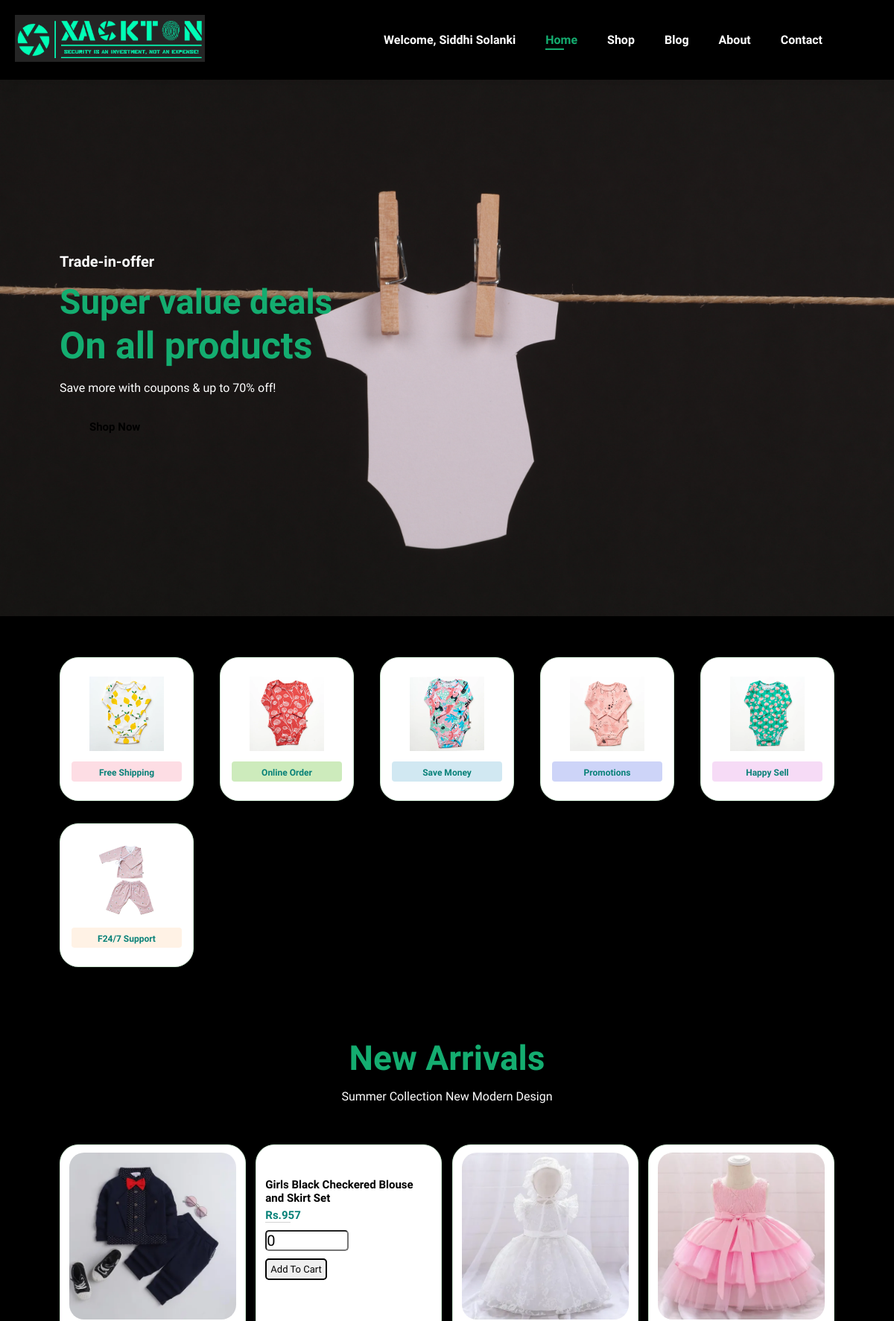
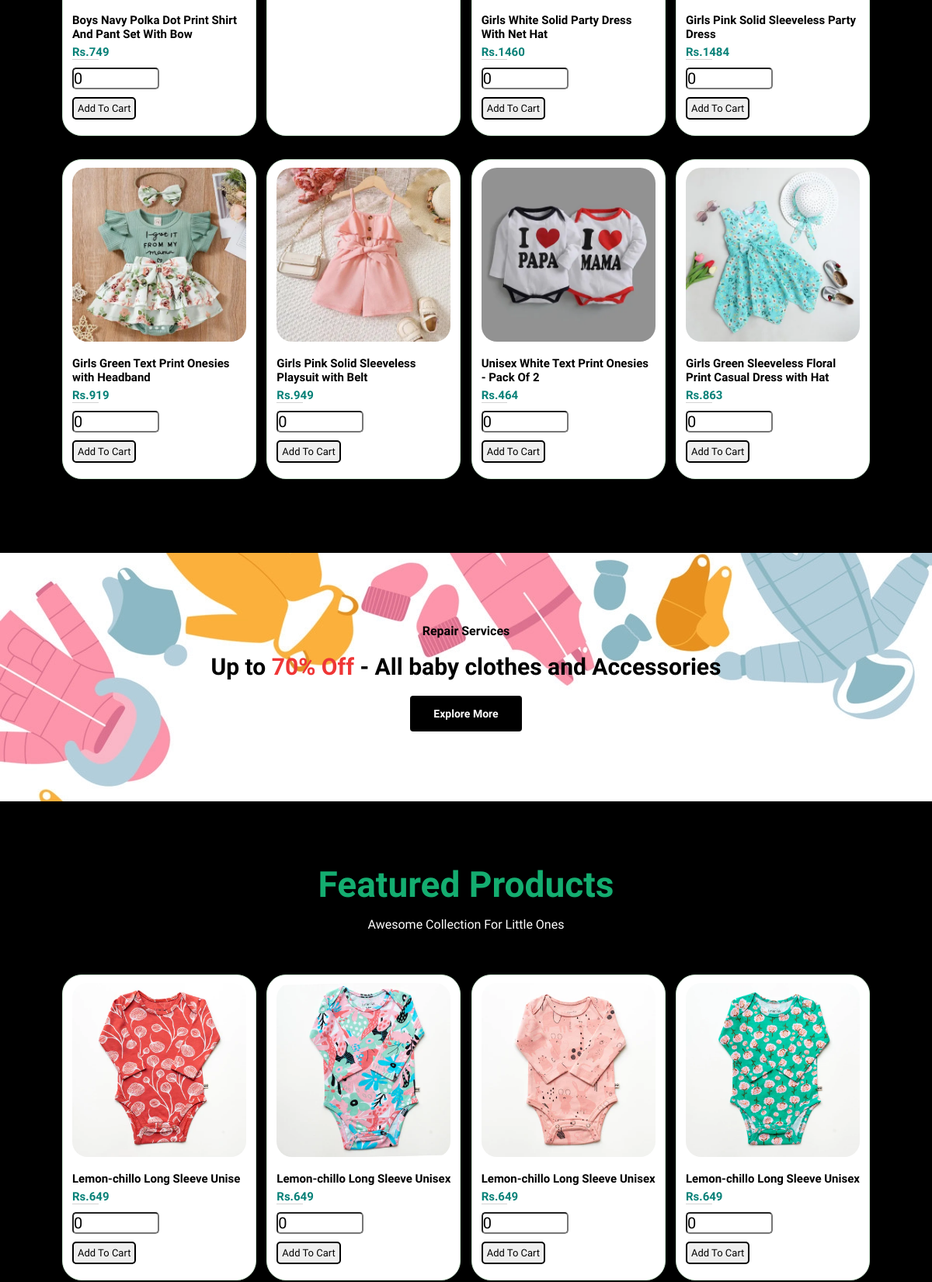
Page /index.php (signed in, upper part) on the committed database (2 pictures, top to bottom).
### tables this page shows
CREATE TABLE `users` (
  `uname` varchar(250) NOT NULL,
  `pwd` varchar(10) NOT NULL,
  `name` varchar(250) NOT NULL,
  `contact_no` varchar(10) NOT NULL,
  `email_id` varchar(250) NOT NULL
);

CREATE TABLE `products` (
  `id` varchar(250) NOT NULL,
  `name` varchar(100) NOT NULL,
  `price` varchar(100) NOT NULL,
  `image` varchar(100) NOT NULL
);

### index.php (the view, shortened to what this page needs)
<!DOCTYPE html>
<html lang="en">
<head>
    <link rel="stylesheet" href="https://pro.fontawesome.com/releases/v5.10.0/css/all.css" />
    <link rel="stylesheet" href="style.css">
</head>
<body>
    <section id="header">
        <a href="#"><img src="img/xacktonlogo.png" class="logo" alt=""></a>
        <div>
           <ul id="navbar">
            <li><?php
            include 'wd_config.php';
        $sql="select name from users where uname='".$_SESSION["uname"]."'";
        $result=mysqli_query($conn,$sql);
        while($row=mysqli_fetch_assoc($result))
        { ?>
            <a>Welcome,<?php echo " ".$row['name']; ?></a>
            <?php
        }
        ?></li>
            <li><a class="active" href="index.php">Home</a></li>
            <li><a href="shop.php">Shop</a></li>
            <li><a href="blog.php">Blog</a></li>
            <li><a href="about.php">About</a></li>
            <li><a href="contact.php">Contact</a></li>
            <li id="lg-bag"><a href="cart.php"><i class="far fa-shopping-bag"></i></a></li>
           </ul>
        </div>
    </section>
    <section id="hero">
        <h4>Trade-in-offer</h4>
        <h2>Super value deals</h2>
        <h1>On all products</h1>
        <p>Save more with coupons & up to 70% off! </p>
        <a href="shop.php"><button>Shop Now</button></a>
    </section>
    <section id="feature" class="section-p1">
        <div class="fe-box">
            <img src="features/f1.jpg" alt="">
            <h6>Free Shipping</h6>
        </div>
        <div class="fe-box">
            <img src="features/f2.jpg" alt="">
            <h6>Online Order</h6>
        </div>
        <div class="fe-box">
            <img src="features/f3.jpg" alt="">
            <h6>Save Money</h6>
        </div>
        <div class="fe-box">
            <img src="features/f4.jpg" alt="">
            <h6>Promotions</h6>
        </div>
        <div class="fe-box">
            <img src="features/f5.jpg" alt="">
            <h6>Happy Sell</h6>
        </div>
        <div class="fe-box">
            <img src="features/f6.jpg" alt="">
            <h6>F24/7 Support</h6>
        </div>
    </section>
    <section id="product1" class="section-p1">
        <h2>New Arrivals</h2>
        <p>Summer Collection New Modern Design</p>
        <div class="pro-container">
            <?php
      $select_product = mysqli_query($conn, "SELECT * FROM `products` WHERE id BETWEEN 1 and 8") or die('query failed');
      if(mysqli_num_rows($select_product) > 0){
         while($fetch_product = mysqli_fetch_assoc($select_product)){
   ?>
            <div class="pro">
            <form method="post" class="box" action="">
                <img src="products/<?php echo $fetch_product['image']; ?>" alt="">
                <div class="des">
                    <div class="name"><?php echo $fetch_product['name']; ?></div>
                    <div class="price">Rs.<?php echo $fetch_product['price']; ?></div>
                    <input type="number" min="0" name="product_quantity" value="0">
                    <input type="submit" value="add to cart" name="add_to_cart" class="btn">
                </div>
            </form>
         </div>
            <?php
      };
   };
   ?>
        </div>
    </section>
    <section id="banner" class="section-m1">
        <h4>Repair Services </h4>
        <h2>Up to <span>70% Off</span> - All baby clothes and Accessories</h2>
        <a href="shop.php"><button class="normal">Explore More</button></a>
    </section>
    <section id="product1" class="section-p1">
        <h2>Featured Products</h2>
        <p>Awesome Collection For Little Ones</p>
        <div class="pro-container">
            <?php
      $select_product = mysqli_query($conn, "SELECT * FROM `products`  WHERE id BETWEEN 9 and 16") or die('query failed');
      if(mysqli_num_rows($select_product) > 0){
         while($fetch_product = mysqli_fetch_assoc($select_product)){
   ?>
            <div class="pro">
            <form method="post" class="box" action="">
                <img src="products/<?php echo $fetch_product['image']; ?>" alt="">
                <div class="des">
                    <div class="name"><?php echo $fetch_product['name']; ?></div>
                    <div class="price">Rs.<?php echo $fetch_product['price']; ?></div>
                    <input type="number" min="0" name="product_quantity" value="0">
                    <input type="submit" value="add to cart" name="add_to_cart" class="btn">
                </div>
            </form>
         </div>
            <?php
      };
   };
   ?>
</section>
</body>
</html>

### style.css (style rules this page uses)
* { margin: 0; padding: 0; box-sizing: border-box; font-family: 'Spartan', sans-serif; }
h1 { font-size: 50px; line-height: 64px; color: #222; }
h2 { font-size: 46px; line-height: 54px; color: #14ad70; }
h4 { font-size: 20px; color: #fff; }
h6 { font-weight: 700; font-size: 12px; }
p { font-size: 16px; color: #fff; margin: 15px 0 20px 0; }
.section-p1 { padding: 40px 80px; }
.section-m1 { margin: 40px 0; }
body { width: 100%; background-color: black; }
button.normal { font-size: 14px; font-weight: 600; padding: 15px 30px; color: #fff; background-color: #000; border-radius: 4px; cursor: pointer; border: none; outline: none; transition: 0.2s; }
#header { display: flex; align-items: center; justify-content: space-between; padding: 20px 20px; background: #000000; box-shadow: 0 5px 15px rgba(0, 0, 0, 0.06); z-index: 999; position: sticky; top: 0; left: 0; }
#navbar { display: flex; align-items: center; justify-content: center; }
#navbar li { list-style: none; padding: 0 20px; position: relative; }
#navbar li a { text-decoration: none; font-size: 16px; font-weight: 600; color: #ffffff; transition: 0.3s ease; }
#navbar li a:hover, #navbar li a.active { color: #14ad70; }
#navbar li a.active::after, #navbar li a:hover::after { content: ""; width: 30%; height: 2px; background: #14ad70; position: absolute; bottom: -4px; left: 20px; }
#hero { background-image: url("img/hero1.jpg"); height: 90vh; width: 100%; background-size: cover; background-position: top 25% right 0; padding: 0 80px; display: flex; flex-direction: column; align-items: flex-start; justify-content: center; }
#hero h4 { padding-bottom: 15px; }
#hero h1 { color: #14ad70; }
#hero button { background-image: url("img/button.jpg"); background-color: transparent; color: #000000; border: 0; padding: 14px 40px 14px 40px; background-repeat: no-repeat; cursor: pointer; font-weight: 700; font-size: 15px; }
#feature { display: flex; align-items: center; justify-content: space-between; flex-wrap: wrap; }
#feature .fe-box { width: 180px; text-align: center; padding: 25px 15px; border: 1px solid #cce7d0; border-radius: 25px; margin: 15px 0; background: #fff; }
#feature .fe-box img { width: 100px; height: 100px; margin-bottom: 10px; }
#feature .fe-box h6 { padding: 9px 8px 6px 8px; line-height: 1; border-radius: 4px; color: #088178; background-color: #fddde4; }
#feature .fe-box:nth-child(2) h6 { background-color: #cdebbc; }
#feature .fe-box:nth-child(3) h6 { background-color: #d1e8f2; }
#feature .fe-box:nth-child(4) h6 { background-color: #cdd4f8; }
#feature .fe-box:nth-child(5) h6 { background-color: #f6dbf6; }
#feature .fe-box:nth-child(6) h6 { background-color: #fff2e5; }
#product1 { text-align: center; }
#product1 .pro-container { display: flex; justify-content: space-between; padding-top: 20px; flex-wrap: wrap; }
#product1 .pro { width: 22%; min-width: 250px; padding: 10px 12px; border: 1px solid #cce7d0; background: #fff; border-radius: 25px; cursor: pointer; box-shadow: 20px 20px 30px rgba(0, 0, 0, 0.02); margin: 15px 0; transition: 0.2s ease; position: relative; }
#product1 .pro img { width: 100%; border-radius: 20px; }
#product1 .pro .des { text-align: center; padding: 10px 0; }
#product1 .pro .des .name { font-size: 15px; font-weight: 800; padding:5px 0; color: #000; text-align: left; }
#product1 .pro .des .price { text-align: left; font-size: 15px; font-weight: 800; color: #088178; }
#product1 .pro .des input { display: flex; align-items: flex-end; }
#product1 .pro .des input[type="submit"] { border: 2px solid #000; border-radius: 5px; text-transform: capitalize; color: #000; padding: 5px 5px; font-size: 13px; }
#product1 .pro .des input[type="number"] { margin:10px 0; width: 50%; border-radius: 5px; font-size: 20px; padding-bottom:12px 14px; }
#banner { display: flex; flex-direction: column; justify-content: center; align-items: center; text-align: center; background-image: url("img/banner.jpg"); width: 100%; height: 40vh; }
#banner h4 { font-size: 16px; color: #000; }
#banner h2 { font-size: 30px; padding: 10px 0; color: #000; }
#banner h2 span { color: #ef3636; }
.price { width: 15%; border-bottom: 1px solid lightgray; display: flex; align-items: center; }

### rows in the picture
users: name "Siddhi Solanki"
products: image (picture), name "Boys Navy Polka Dot Print Shirt And Pant Set With Bow", price "749"
products: name "Girls Black Checkered Blouse and Skirt Set", price "957"
products: image (picture), name "Girls White Solid Party Dress With Net Hat", price "1460"
products: image (picture), name "Girls Pink Solid Sleeveless Party Dress", price "1484"
products: image (picture), name "Girls Green Text Print Onesies with Headband", price "919"
products: image (picture), name "Girls Pink Solid Sleeveless Playsuit with Belt", price "949"
products: image (picture), name "Unisex White Text Print Onesies - Pack Of 2", price "464"
products: image (picture), name "Girls Green Sleeveless Floral Print Casual Dress with Hat", price "863"
products: image (picture), name "Lemon-chillo Long Sleeve Unise", price "649"
products: image (picture), name "Lemon-chillo Long Sleeve Unisex", price "649"
products: image (picture), name "Lemon-chillo Long Sleeve Unisex", price "649"
products: image (picture), name "Lemon-chillo Long Sleeve Unisex", price "649"
